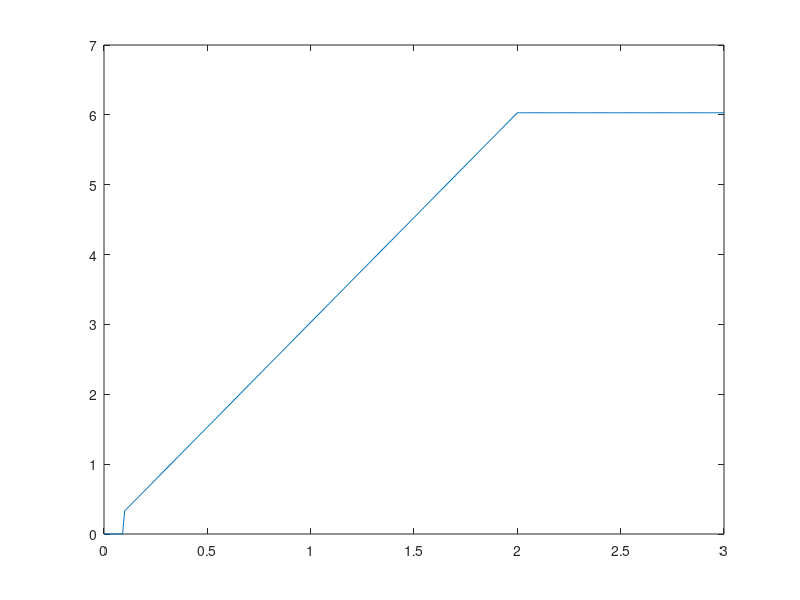

The MATLAB source for this figure:
d = 0:0.01:3;

a = 3;
b = 0.03;

mind = 0.1;
maxd = 2.0;
maxw = a * maxd + b;



w = a.*d + b;

w(d < mind) = 0.0;
w(d > maxd) = maxw;

plot(d, w);
